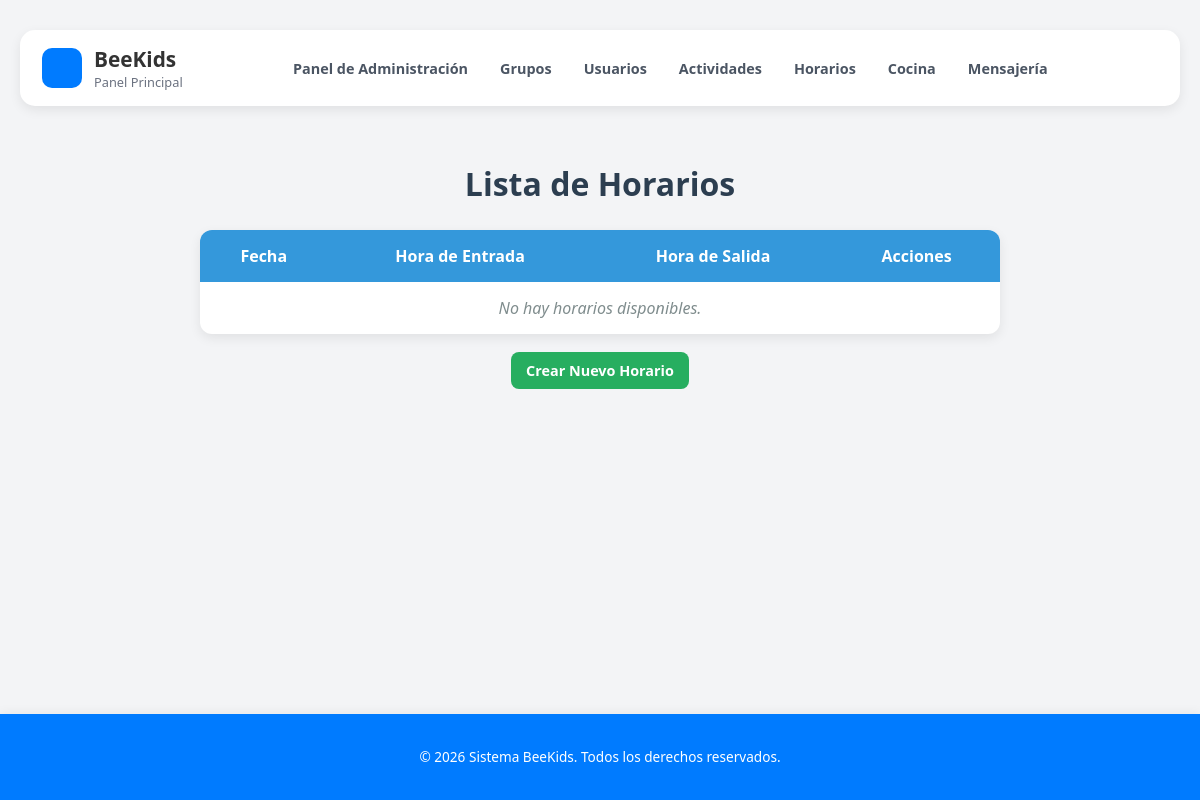
The app's page /actividades/listaHorarios/, older data.
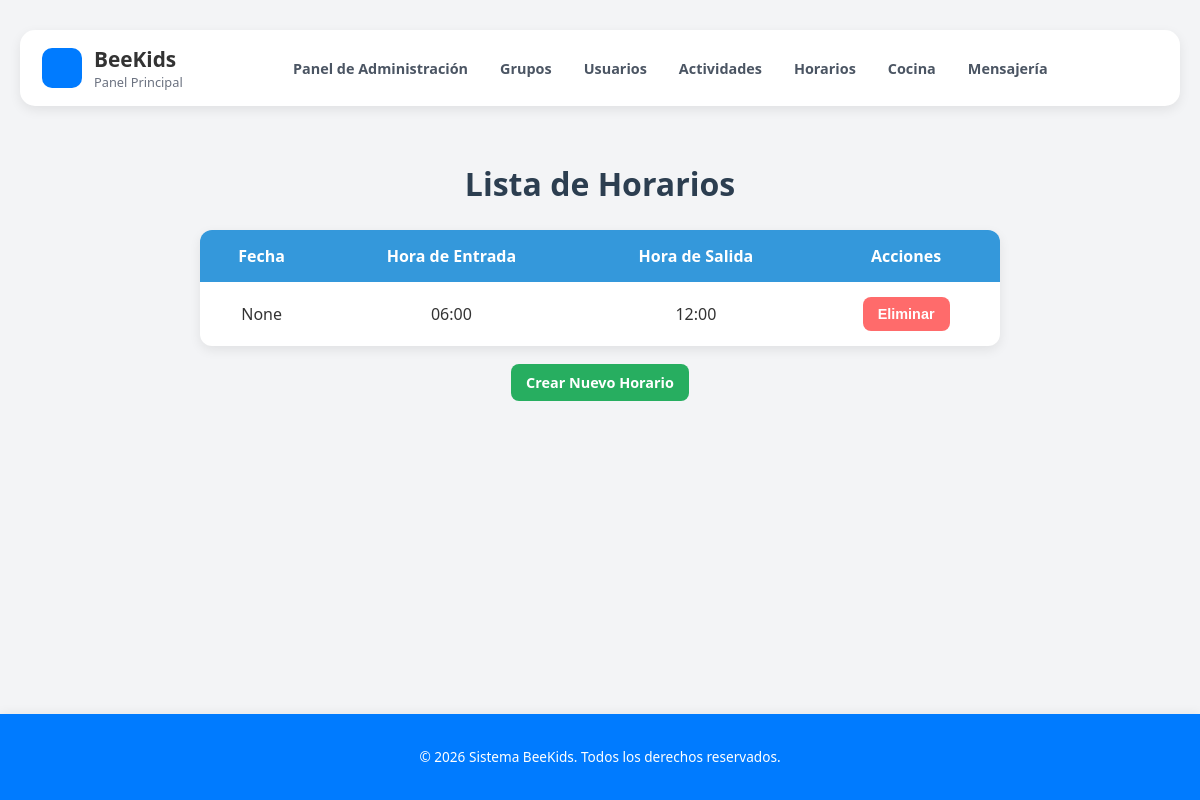
The same page, newer data.
### sistema/models/models_actividades.py (models this page shows, shortened)
class HorarioEscolar(m.Model):
    fecha = m.DateField(null=True, blank=True, unique=True)  # Opcional para el horario predeterminado
    horaEntrada = m.TimeField()
    horaSalida = m.TimeField()
    class Meta:
        verbose_name_plural = "Horarios"

### sistema/views/views_actividades.py (the view)
def listaHorarios(request):
    listaHorarios = HorarioEscolar.objects.all()
    return render(request, "sistema/Vista_ListaHorarios.html", {'horarios': listaHorarios})

### sistema/templates/sistema/Vista_ListaHorarios.html (shortened to what this page needs)
{% extends 'sistema/base.html' %} {% block title %}Lista de Horarios | BeeKids{% endblock %}
{% block content %}
<div class="contenedor-horarios">
    <h1 class="titulo-horarios">Lista de Horarios</h1>
    <table class="tabla-horarios">
        <thead>
            <tr>
                <th>Fecha</th>
                <th>Hora de Entrada</th>
                <th>Hora de Salida</th>
                <th>Acciones</th>
            </tr>
        </thead>
        <tbody>
            {% for horario in horarios %}
            <tr>
                <td>{{ horario.fecha }}</td>
                <td>{{ horario.horaEntrada }}</td>
                <td>{{ horario.horaSalida }}</td>
                <td>
                    {% if not es_tutor %}
                    <form method="POST" action="{% url 'eliminarHorario' horario.id %}" style="margin: 0;" onsubmit="confirmarEliminacion(event)">
                        <button type="submit" class="btn danger">Eliminar</button>
                    </form>
                    {% endif %}
                </td>
            </tr>
            {% empty %}
            <tr>
                <td colspan="4" class="fila-vacia">No hay horarios disponibles.</td>
            </tr>
            {% endfor %}
        </tbody>
    </table>
    {% if not es_tutor %}
    <div class="enlace">
        <a href="{% url 'crearHorario' %}" class="btn btn-verde">Crear Nuevo Horario</a>
    </div>
    {% endif %}
</div>
{% endblock %}

### sistema/templates/sistema/base.html (shortened to what this page needs)
{% load static %}
<!doctype html>
<html lang="es">
  <head>
  </head>
  <body>
    <div class="wrap">
      <header class="topbar">
        <a href="/" class="brand">
          <div class="logo" aria-hidden="true"></div>
          <div class="title">
            <h1>BeeKids</h1>
            <p>Panel Principal</p>
          </div>
        </a>
        <nav class="main-nav" aria-label="Navegación principal">
          <a href="{% url 'administrar' %}">Panel de Administración</a>
          <a href="{% url 'listaGrupos' %}">Grupos</a>
          <a href="{% url 'listaUsuarios' %}">Usuarios</a>
          <a href="{% url 'listaActividades' %}">Actividades</a>
          <a href="{% url 'listaHorarios' %}">Horarios</a>
          <a href="{% url 'seleccionarMenuSemanal' %}">Cocina</a>
          <a href="{% url 'mensajeria' %}">Mensajería</a>
        </nav>
      </header>
      <main>
        {% block content %}
        {% endblock %}
      </main>
    </div>
    <footer class="site-footer">
      <p>&copy; {% now "Y" %} Sistema BeeKids. Todos los derechos reservados.</p>
    </footer>
  </body>
</html>

### sistema/templates/sistema/base.html (style rules this page uses)
body { font-family: "Segoe UI", Tahoma, Verdana, sans-serif; background-color: #f3f4f6; margin: 0; color: #333; display: flex; flex-direction: column; min-height: 100vh; }
.wrap { max-width: 1200px; margin: 0 auto; padding: 30px 20px 40px; flex: 1; width: 100%; box-sizing: border-box; }
.topbar { background-color: #ffffff; border-radius: 15px; box-shadow: 0 4px 12px rgba(0, 0, 0, 0.08); padding: 15px 22px; display: flex; justify-content: space-between; align-items: center; margin-bottom: 25px; flex-wrap: wrap; gap: 15px; }
.brand { display: flex; align-items: center; gap: 12px; text-decoration: none; color: inherit; }
.logo { width: 40px; height: 40px; border-radius: 10px; background-color: #007bff; }
.title h1 { margin: 0; font-size: 1.3rem; }
.title p { margin: 0; font-size: 0.8rem; color: #6b7280; }
.main-nav { display: flex; gap: 8px; align-items: center; flex-wrap: wrap; justify-content: center; flex: 1; }
.main-nav a { text-decoration: none; color: #4b5563; font-weight: 600; font-size: 0.9rem; padding: 8px 12px; border-radius: 8px; transition: all 0.2s ease; }
.btn { padding: 9px 15px; border-radius: 8px; font-weight: 600; font-size: 0.9rem; text-decoration: none; border: none; cursor: pointer; transition: background-color 0.2s ease, transform 0.1s ease; background-color: #e5e7eb; color: #333; }
.btn.danger { background-color: #ff6b6b; color: white; }
.site-footer { background-color: #007bff; text-align: center; padding: 20px; box-shadow: 0 -2px 10px rgba(0,0,0,0.05); color: #ffffff; font-size: 0.85rem; }

### sistema/templates/sistema/Vista_ListaHorarios.html (style rules this page uses)
.contenedor-horarios { display: flex; flex-direction: column; align-items: center; padding-top: 10px; }
.titulo-horarios { font-size: 32px; margin-bottom: 25px; font-weight: bold; color: #2c3e50; text-align: center; }
.tabla-horarios { width: 100%; max-width: 800px; border-collapse: collapse; background-color: #ffffff; box-shadow: 0 4px 12px rgba(0, 0, 0, 0.08); margin-bottom: 25px; border-radius: 12px; overflow: hidden; }
.tabla-horarios th, .tabla-horarios td { padding: 15px; text-align: center; }
.tabla-horarios th { background-color: #3498db; color: white; font-weight: 600; }
.tabla-horarios td:last-child { border-bottom: none; }
.btn-verde { background-color: #27ae60; color: white; }

Row changes from the older to the newer data that the page shows:
added HorarioEscolar: fecha "None", horaEntrada "06:00", horaSalida "12:00"
Text that changed along with them:
text no longer shown: "No hay horarios disponibles."
